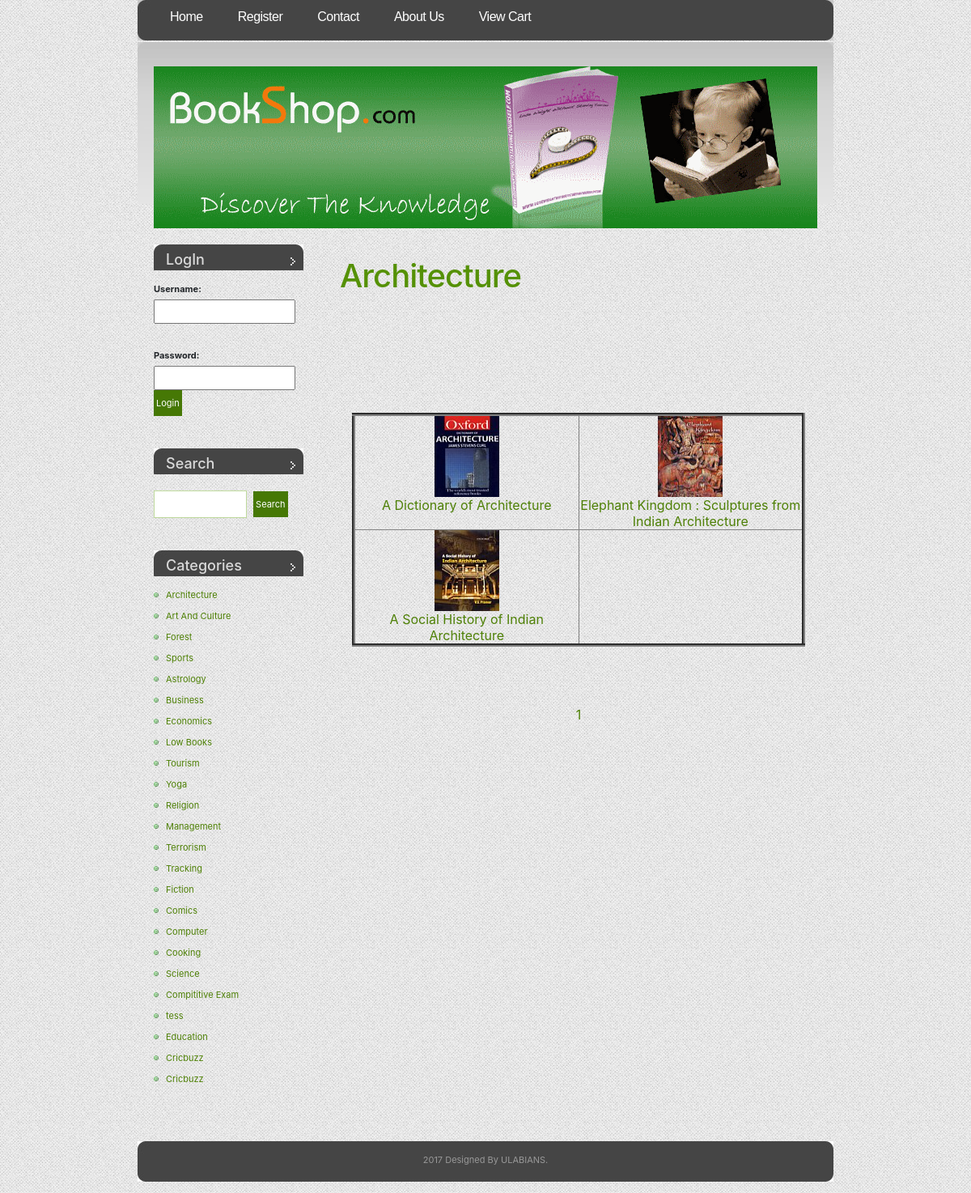
Page /booklist.php?subcatid=1&subcatnm=Architecture on the committed database.
### tables this page shows
CREATE TABLE `book` (
  `b_id` int(4) NOT NULL,
  `b_nm` varchar(60) NOT NULL,
  `b_subcat` varchar(25) NOT NULL,
  `b_desc` longtext NOT NULL,
  `b_publisher` varchar(40) NOT NULL,
  `b_edition` varchar(20) NOT NULL,
  `b_isbn` varchar(10) NOT NULL,
  `b_page` int(5) NOT NULL,
  `b_price` int(5) NOT NULL,
  `b_img` longtext NOT NULL,
  `b_pdf` longtext NOT NULL
);

CREATE TABLE `category` (
  `cat_id` int(4) NOT NULL,
  `cat_nm` varchar(30) NOT NULL
);

### includes/search.inc.php (the view, shortened to what this page needs)
<ul>
			<li id="login">
						<?php
						require('includes/config.php');
							if(isset($_SESSION['status']))
							{
								echo '<h2>Hello :  '.$_SESSION['unm'].'</h2>';
							}
							else
							{
								echo '<form action="process_login.php" method="POST">
										<h2>LogIn</h2>
											<b>Username:</b>
											<br><input type="text" name="usernm"><br>
											<br>
											<b>Password:</b>
											<br><input type="password" name="pwd">
											<input type="submit" id="x" value="Login" />
										</form>';
							}
						?>
			</li>
			<li id="search">
				<h2>Search</h2>
				<form method="GET" action="search_result.php">
					<fieldset>
					<input type="text" id="s" name="s" value="" />
					<input type="submit" id="x" value="Search" />
					</fieldset>
				</form>
			</li>
			<li>
				<h2>Categories</h2>
				<ul>
								<?php
										$query="select * from category ";
										$res=mysqli_query($conn,$query);
										while($row=mysqli_fetch_assoc($res))
											{
												echo '<li><a href="subcat.php?cat='.$row['cat_id'].'&catnm='.$row["cat_nm"].'">'.$row["cat_nm"].'</a></li>';
											}
								?>
				</ul>
			</li>
		</ul>

### booklist.php (shortened to what this page needs)
<?php
require('includes/config.php');
	$cat=$_GET['subcatid'];
	$totalq="select count(*) \"total\" from book where b_subcat='$cat'";
	$totalres=mysqli_query($conn,$totalq) or die("Can't Execute Query...");
	$totalrow=mysqli_fetch_assoc($totalres);
	$page_per_page=6;
	$page_total_rec=$totalrow['total'];
	$page_total_page=ceil($page_total_rec/$page_per_page);
	if(!isset($_GET['page']))
	{
		$page_current_page=1;
	}
	else
	{
		$page_current_page=$_GET['page'];
	}
?>
<!DOCTYPE>
<html>
<head>
		<?php
			include("includes/head.inc.php");
		?>
</head>
<body>
				<div id="header">
					<div id="menu">
						<?php
							include("includes/menu.inc.php");
						?>
					</div>
				</div>
				<div id="logo-wrap">
					<div id="logo">
					</div>
				</div>
				<div id="page">
							<div id="content">
								<div class="post">
									<h1 class="title"><?php echo $_GET['subcatnm'];?></h1>
									<div class="entry">
										<table border="4" width="100%" >
											<br><br><br><br><br>
											<?php
												$k=($page_current_page-1)*$page_per_page;
												$query="select *from book where b_subcat='$cat' LIMIT ".$k .",".$page_per_page;
												$res=mysqli_query($conn,$query) or die("Can't Execute Query...");
												$count=0;
												while($row=mysqli_fetch_assoc($res))
												{
													if($count==0)
													{
														echo '<tr>';
													}
													echo '<td valign="top" width="20%" align="center">
														<a href="detail.php?id='.$row['b_id'].'&cat='.$_GET['subcatnm'].'">
														<img src="'.$row['b_img'].'" width="80" height="100">
														<br>'.$row['b_nm'].'</a>
													</td>';
													$count++;
													if($count==2)
													{
														echo '</tr>';
														$count=0;
													}
												}
											?>
										</table>
										<br><br><br>
										<center>
										<?php
											for($i=1;$i<=$page_total_page;$i++)
											{
												echo '&nbsp;&nbsp;<a href="booklist.php?subcatid='.$_GET['subcatid'].'&subcatnm='.$_GET['subcatnm'].'&page='.$i.'">'.$i.'</a>&nbsp;&nbsp;';
											}
										?>
										</center>
									</div>
								</div>
							</div>
							<div id="sidebar">
									<?php
										include("includes/search.inc.php");
									?>
							</div>
					<div style="clear: both;">&nbsp;</div>
				</div>
				<div id="footer">
							<?php
								include("includes/footer.inc.php");
							?>
				</div>
</body>
</html>

### includes/head.inc.php (shortened to what this page needs)
<link href="default.css" rel="stylesheet" type="text/css" />
<link href="registration/demo.css" rel="stylesheet" type="text/css" />
<link href="registration/style.css" rel="stylesheet" type="text/css" />
<link href="css/bootstrap.min.css" rel="stylesheet" type="text/css" />

### includes/menu.inc.php
<ul>
			<li class="current_page_item"><a href="index.php">Home</a></li>
			<?php
					if(isset($_SESSION['status']))
					{
						echo '<li><a href="logout.php">Logout</a></li>';
					}
					else
					{
						echo '<li><a href="register.php">Register</a></li>';
					}
			?>
			<li class="last"><a href="contact.php">Contact</a></li>
			<li class="last"><a href="aboutus.php">About Us</a></li>
			<li><a href="viewcart.php">View Cart</a></li>
</ul>

### includes/footer.inc.php
<div id="footer-wrap">
	<p id="legal">2017 Designed By <a href="http://www.ulab.edu.bd"> ULABIANS</a>.</p>
	</div>

### default.css (style rules this page uses)
body { margin-top: 49px; padding: 0; background: url(images/img01.jpg) repeat-x left top; font-family: "Trebuchet MS", Arial, Helvetica, sans-serif; font-size: 13px; color: #333333; }
h1, h2, h3 { margin: 0; font-weight: normal; color: #559106; }
h1 { letter-spacing: -1px; font-size: 32px; }
h2 { font-size: 23px; }
p, ul, ol { margin: 0 0 2em 0; text-align: justify; line-height: 26px; font-size: 11px; }
a:link { color: #4E8006; }
img { border: none; }
form { margin: 0; padding: 0; }
fieldset { margin: 0; padding: 0; border: none; }
input, textarea, select { font-family: "Trebuchet MS", Arial, Helvetica, sans-serif; font-size: 13px; color: #333333; }
#header { width: 860px; height: 52px; margin: 0 auto; background: url(images/img02.jpg) no-repeat left top; }
#menu { float: left; width: 860px; height: 54px; }
#menu ul { margin: 0; padding: 0px 0 0 20px; list-style: none; line-height: normal; }
#menu li { display: block; float: left; }
#menu a { display: block; float: left; margin-right: 3px; padding: 12px 20px; letter-spacing: -.5px; text-decoration: none; font: 16px "Trebuchet MS", Arial, Helvetica, sans-serif; color: #FFFFFF; }
#menu .current_page_item a { color: #FFFFFF; }
#logo-wrap { width: 860px; margin: 0 auto; padding: 30px 0 20px 0; background: url(images/img03.jpg) no-repeat left top; }
#logo { width: 820px; height: 200px; margin: 0 auto; background: url(images/finnal.gif) no-repeat left top; }
#page { width: 850px; margin: 0 auto; }
#content { float: right; width: 620px; }
.post { padding: 15px 15px; }
.post .title { margin-bottom: 20px; padding-bottom: 5px; }
.post .entry { padding: 0 15px; }
#sidebar { float: left; width: 215px; }
#sidebar ul { margin: 0; padding: 0; list-style: none; }
#sidebar li { margin-bottom: 40px; padding: 0 15px; }
#sidebar li li { margin: 0; padding-left: 15px; background: url(images/img08.jpg) no-repeat left 50%; }
#sidebar h2 { height: 32px; padding: 8px 0 0 15px; margin-bottom: 10px; background: url(images/img07.jpg) no-repeat left top; font-size: 18px; color: #DADADA; }
#search h2 { margin-bottom: 20px; }
#s { width: 115px; margin-right: 5px; padding: 3px; border: 1px solid #BED99C; }
#x { padding: 3px; border: none; background: #467805; font-size: 11px; color: #FFFFFF; }
#footer-wrap { width: 860px; height: 64px; margin: 0 auto; background: url(images/img04.jpg) no-repeat left top; }
#footer { margin: 0 auto; height: 64px; min-height: 64px; padding: 0; }
html>body #footer { height: auto; }
#legal { clear: both; padding-top: 10px; text-align: center; color: #999999; }
#legal a { color: #999999; }

### registration/demo.css (style rules this page uses)
body,div,dl,dt,dd,ul,ol,li,h1,h2,h3,h4,h5,h6,pre,form,fieldset,input,textarea,p,blockquote,th,td { margin:0; padding:0; }
html,body { margin:0; padding:0; height: 100%; }
table { border-collapse:collapse; border-spacing:0; }
img { border:0; }
ol,ul { list-style:none; }
h1,h2,h3,h4,h5,h6 { font-size:100%; font-weight:normal; }
body { font-family: Cambria, Palatino, "Palatino Linotype", "Palatino LT STD", Georgia, serif; background:url(images/bgnoise_lg.png); font-weight: 400; font-size: 15px; color: #3a2127; overflow-y: scroll; }
a { color: #333; text-decoration: none; }

### rows in the picture
book: b_img (picture), b_nm "A Dictionary of Architecture"
book: b_img (picture), b_nm "Elephant Kingdom : Sculptures from Indian Architecture"
book: b_img (picture), b_nm "A Social History of Indian Architecture"
category: cat_nm "Architecture"
category: cat_nm "Art And Culture"
category: cat_nm "Forest"
category: cat_nm "Sports"
category: cat_nm "Astrology"
category: cat_nm "Business"
category: cat_nm "Economics"
category: cat_nm "Low Books"
category: cat_nm "Tourism"
category: cat_nm "Yoga"
category: cat_nm "Religion"
category: cat_nm "Management"
category: cat_nm "Terrorism"
category: cat_nm "Tracking"
category: cat_nm "Fiction"
category: cat_nm "Comics"
category: cat_nm "Computer"
category: cat_nm "Cooking"
category: cat_nm "Science"
category: cat_nm "Compititive Exam"
category: cat_nm "tess"
category: cat_nm "Education"
category: cat_nm "Cricbuzz"
category: cat_nm "Cricbuzz"

### other values in the picture
$_GET['subcatnm'] "Architecture"
